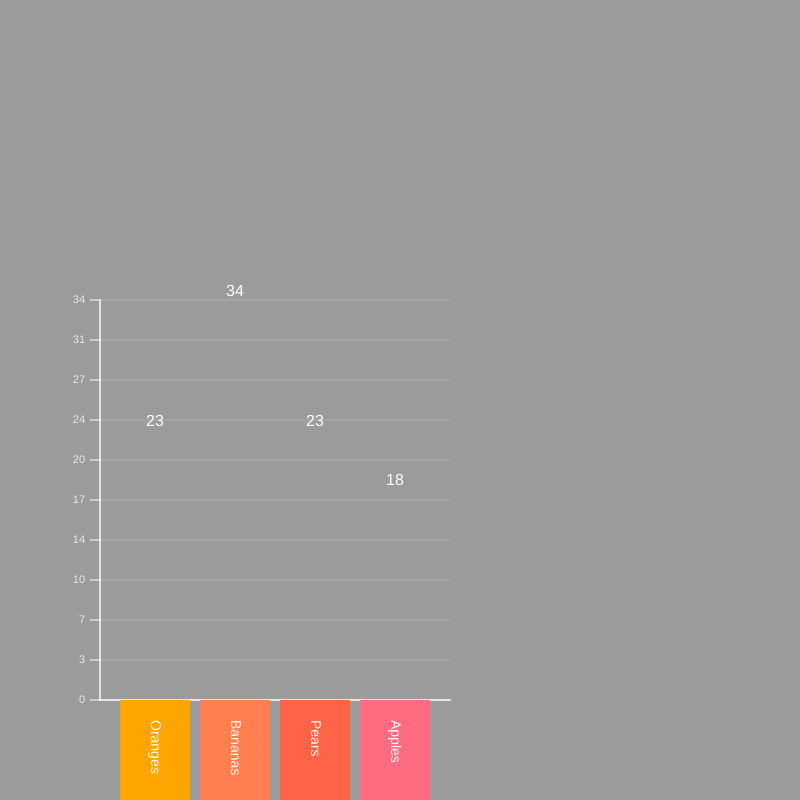
Frame 1 (no input)
Frame 60 (no input): identical to frame 1, image omitted
Frame 120 (the mouse pressed at the canvas centre since frame 60): identical to frame 1, image omitted

The p5.js sketch that drew this single still picture (run headless with seeded random() and noise() and a simulated clock; from frame 60 on, the mouse is pressed at the canvas centre):

// p5.js sketch
// ── sketch.js
let data01 = [
    { name: "Oranges", total: 23 },
    { name: "Bananas", total: 34 },
    { name: "Pears", total: 23 },
    { name: "Apples", total: 18 }
];

// let data02 = [
//     { name: "Oranges", total: 223 },
//     { name: "Bananas", total: 134 },
//     { name: "Pears", total: 233 },
//     { name: "Apples", total: 118 }
// ];


let chart01;
let chart02;

function setup() {
    createCanvas(800, 800);

    chart01 = new BarChart(data01)
    chart01.chartWidth = 350;
    chart01.chartHeight = 400
    chart01.posX = 100;
    chart01.posY = 700;
 

    // chart02 = new BarChart(data02)
    // chart02.chartWidth = 200;
    // chart02.chartHeight = 200
    // chart02.posX = 550;
    // chart02.posY = 300;
    // chart02.updateValues();

}


function draw() {
    background(155);
    chart01.updateValues();
    chart01.render();
    // chart02.render();
}
// ── BarChart.js
class BarChart{
    constructor(_data){
        this.data = _data;

        this.chartHeight = 200;
        this.chartWidth = 200;
        this.spacing = 10;
        this.margin = 20;
        this.numTicks = 10;
        this.posX = 100;
        this.posY = 400;
        this.tickIncrements;
        this.maxValue;
        this.numPlaces = 0.1;
        this.tickSpacing;
        this.barWidth;
        this.availableWidth;

        this.showValues = true;
        this.showLabels = true;
        this.rotateLabels = true;

        this.colors = [color('#ffa502'), color('#ff7f50'), color('#ff6348'), color('#ff6b81')];

        this.updateValues();
        this.calculateMaxValue();
    }

    updateValues(){
        this.tickSpacing = this.chartHeight / this.numTicks; //space between ticks on  the left 
        this.availableWidth = this.chartWidth - (this.margin * 2) - (this.spacing * (this.data.length - 1)); //available space for bars
        this.barWidth = this.availableWidth / this.data.length; //bar width
    }

    calculateMaxValue(){
        let listValues = this.data.map(function(x) {return x.total});
        this.maxValue = max(listValues);
        this.tickIncrements = (this.maxValue / this.numTicks);
    }
    


    render(){
    push()
    translate(this.posX, this.posY);
    this.drawAxis();
    this.drawTicks();
    this.drawHorizontalTicks();
    this.drawRects();
    pop()
    }


    scaledData(num){ //this function accepts a parameter(number) and scales it using max and chartHeight
        return map(num, 0, this.maxValue, 0, this.chartHeight);
    }
    
    drawAxis(){
        stroke(255, 180);
        strokeWeight(2);
        line(0, 0, 0, -this.chartHeight); //y
        line(0, 0, this.chartWidth, 0); //x
        
    }
    
    drawTicks(){
        for(let i=0; i<=this.numTicks; i++){
            //ticks
            stroke(255);
            strokeWeight(1);
            line(0, this.tickSpacing * -i, -10, this.tickSpacing * -i);
    
            //numbers (text)
            fill(255, 200);
            noStroke();
            textSize(11);
            textAlign(RIGHT, CENTER);
            text((i * this.tickIncrements).toFixed(this.numPlaces), -15, this.tickSpacing * -i);
        }
    }
    
    drawHorizontalTicks(){
            for(let i=0; i<=this.numTicks; i++){
                //horizontal lines
                stroke(255);
                strokeWeight(0.2);
                line(0, this.tickSpacing * -i, this.chartWidth, this.tickSpacing * -i);
            }
    }
    
    drawRects(){
        push();
        translate(this.margin, 0);
        for(let i=0; i<this.data.length; i++){
            let colorNumber = i % 4;
            //bars
            fill(this.colors[colorNumber]);
            noStroke();
            rect((this.barWidth + this.spacing) * i, 0, this.barWidth, this.scaledData(-this.data[i].total));
    
            //numbers (text)
            if(this.showValues){
                noStroke();
                fill(255);
                textSize(16);
                textAlign(CENTER, BOTTOM);
                text(this.data[i].total, ((this.barWidth + this.spacing) * i) + this.barWidth / 2, this.scaledData(-this.data[i].total));
            }
    
            //text
            if(this.showLabels){
                if(this.rotateLabels){
                    push();
                    noStroke();
                    fill(255);
                    textSize(14);
                    textAlign(LEFT, CENTER);
    
                    translate(((this.barWidth + this.spacing) * i) + this.barWidth / 2, 20);
                    rotate(PI / 2);
                    text(this.data[i].name, 0, 0);
                    pop();
                }    else{
                    noStroke();
                    fill(255);
                    textSize(14);
                    textAlign(CENTER, BOTTOM);
                    text(this.data[i].name, ((this.barWidth + this.spacing) * i) + this.barWidth / 2, 20);
                }
                
            }
        }
        pop();
    }
}
